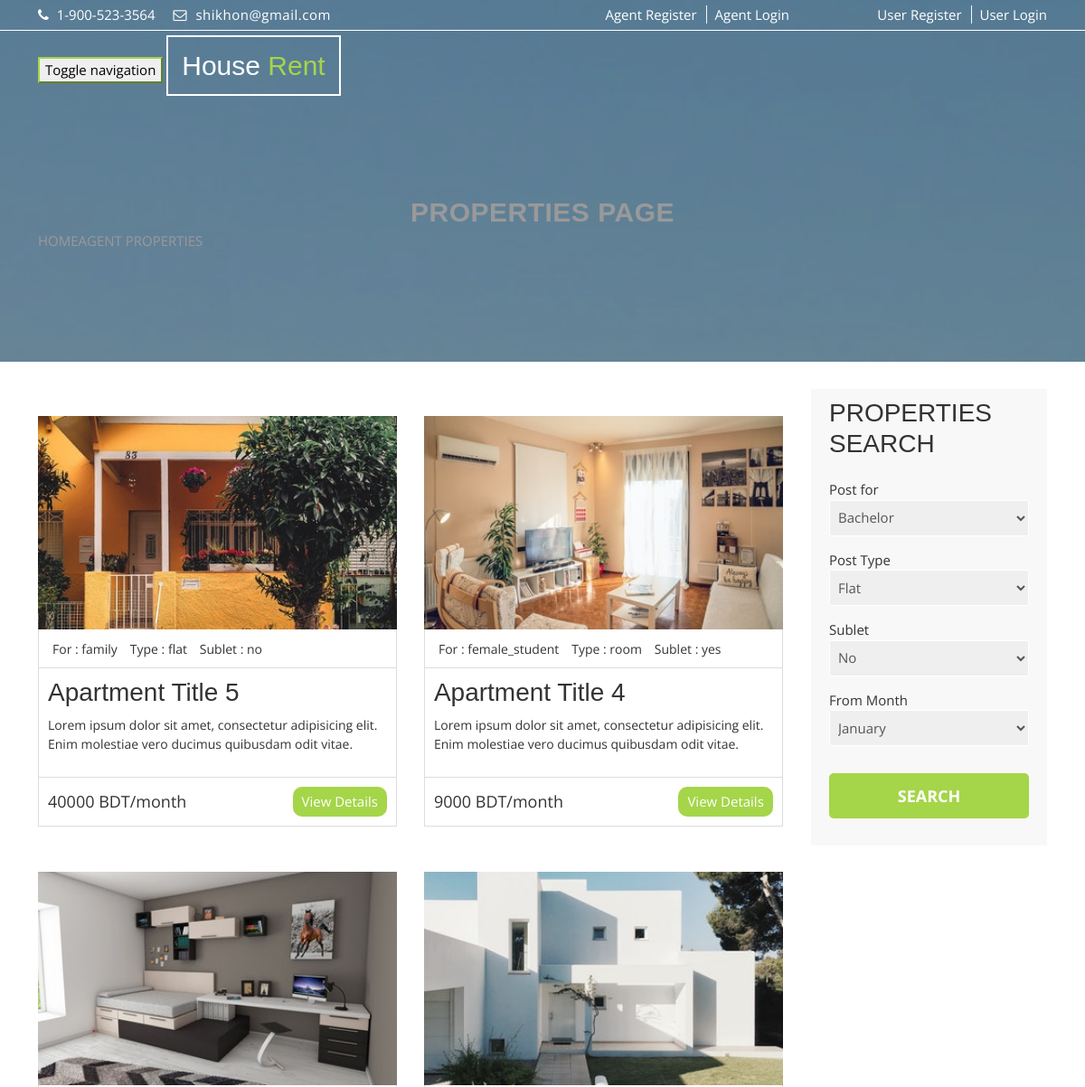
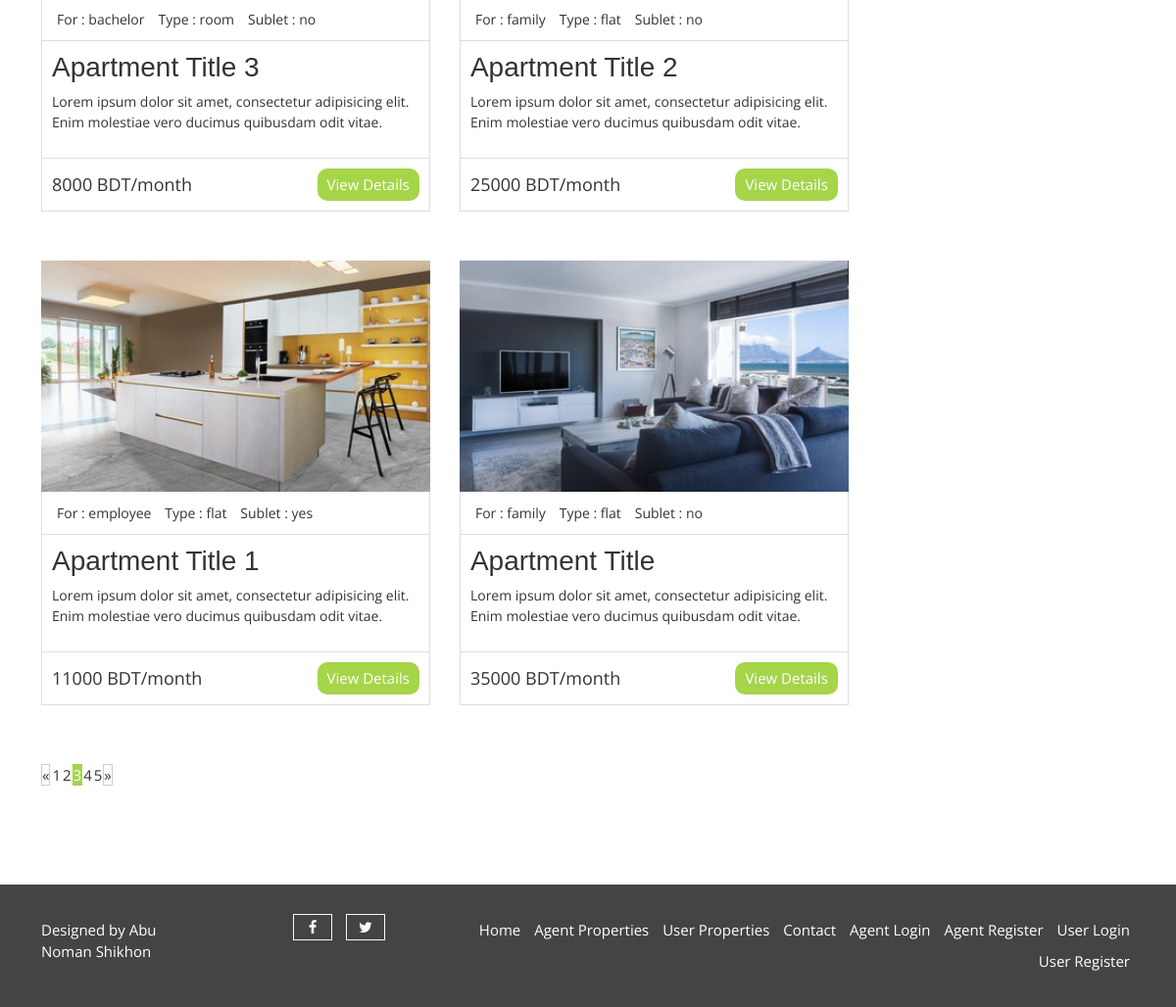
/properties.php, run on the app's committed database (2 pictures, top to bottom).
### tables this page shows
CREATE TABLE `create_post` (
  `post_id` int(11) NOT NULL,
  `post_title` varchar(255) DEFAULT NULL,
  `post_description` text DEFAULT NULL,
  `post_image` varchar(355) DEFAULT NULL,
  `post_category` varchar(255) DEFAULT NULL,
  `post_type` varchar(255) DEFAULT NULL,
  `sublet` varchar(255) DEFAULT NULL,
  `month` varchar(255) DEFAULT NULL,
  `district` varchar(255) DEFAULT NULL,
  `area_name` varchar(255) DEFAULT NULL,
  `address` varchar(255) DEFAULT NULL,
  `price` int(255) DEFAULT NULL,
  `negotiable` varchar(255) DEFAULT NULL,
  `agent_id` int(13) NOT NULL
);

### properties.php (the view, shortened to what this page needs)
<?php include_once ("database.php")?>
<html lang="en">
  <head>
    <link href="css/font-awesome.css" rel="stylesheet">
    <link href="css/bootstrap.css" rel="stylesheet">
    <link rel="stylesheet" type="text/css" href="css/slick.css">
    <link rel="stylesheet" type="text/css" href="css/nouislider.css">
    <link rel="stylesheet" href="css/jquery.fancybox.css" type="text/css" media="screen" />
    <link id="switcher" href="css/theme-color/bridge-theme.css" rel="stylesheet">
    <link href="css/style.css" rel="stylesheet">
  </head>
  <body class="aa-price-range">
  <header id="aa-header">
    <div class="container">
      <div class="row">
        <div class="col-md-12">
          <div class="aa-header-area">
            <div class="row">
              <div class="col-md-6 col-sm-6 col-xs-6">
                <div class="aa-header-left">
                  <div class="aa-telephone-no">
                    <span class="fa fa-phone"></span>
                    1-900-523-3564
                  </div>
                  <div class="aa-email hidden-xs">
                    <span class="fa fa-envelope-o"></span> shikhon@gmail.com
                  </div>
                </div>
              </div>
              <div class="col-md-3 col-sm-3 col-xs-3">
                <div class="aa-header-right">
                  <a href="register.html" class="aa-register">Agent Register</a>
                  <a href="signin.html" class="aa-login">Agent Login</a>
                </div>
              </div>
                <div class="col-md-3 col-sm-3 col-xs-3">
                    <div class="aa-header-right">
                        <a href="user_register.html" class="aa-register">User Register</a>
                        <a href="user_signin.html" class="aa-login">User Login</a>
                    </div>
                </div>
            </div>
          </div>
        </div>
      </div>
    </div>
  </header>
  <section id="aa-menu-area">
    <nav class="navbar navbar-default main-navbar" role="navigation">
      <div class="container">
        <div class="navbar-header">
          <button type="button" class="navbar-toggle collapsed" data-toggle="collapse" data-target="#navbar" aria-expanded="false" aria-controls="navbar">
            <span class="sr-only">Toggle navigation</span>
          </button>
          <a class="navbar-brand aa-logo" href="index.php"> House <span>Rent</span></a>
        </div>
      </div>
    </nav>
  </section>
  <section id="aa-property-header">
    <div class="container">
      <div class="row">
        <div class="col-md-12">
          <div class="aa-property-header-inner">
            <h2>Properties Page</h2>
            <ol class="breadcrumb">
            <li><a href="index.php">HOME</a></li>
            <li class="active">AGENT PROPERTIES</li>
          </ol>
          </div>
        </div>
      </div>
    </div>
  </section>
  <section id="aa-properties">
    <div class="container">
      <div class="row">
        <div class="col-md-9">
          <div class="aa-properties-content">
            <div class="aa-properties-content-body">
              <ul class="aa-properties-nav">
                  <?php
                  $query = "SELECT * FROM `create_post` ORDER BY `post_id` DESC ";
                  $posts = mysqli_query($con,$query);
                  while ($row = mysqli_fetch_array($posts)){
                  ?>
                <li>
                  <article class="aa-properties-item">
                    <a class="aa-properties-item-img" href="properties-detail.php?id=<?php echo $row['post_id']?>">
                      <img alt="img" src="post_image/<?php echo $row['post_image']?>">
                    </a>
                    <div class="aa-properties-item-content">
                      <div class="aa-properties-info">
                        <span>For : <?php echo $row['post_category'] ?></span>
                        <span>Type : <?php echo $row['post_type'] ?></span>
                        <span>Sublet : <?php echo $row['sublet'] ?></span>
                      </div>
                      <div class="aa-properties-about">
                        <h3><a href="properties-detail.php?id=<?php echo $row['post_id']?>"><?php echo $row['post_title'] ?></a></h3>
                        <p><?php echo $row['post_description'] ?></p>
                      </div>
                      <div class="aa-properties-detial">
                        <span class="aa-price">
                          <?php echo $row['price'] ?> BDT/month
                        </span>
                          <a class="aa-secondary-btn" href="properties-detail.php?id=<?php echo $row['post_id']?>">View Details</a>
                      </div>
                    </div>
                  </article>
                </li>
                      <?php
                  }
                  ?>
              </ul>
            </div>
            <div class="aa-properties-content-bottom">
              <nav>
                <ul class="pagination">
                  <li>
                    <a href="#" aria-label="Previous">
                      <span aria-hidden="true">&laquo;</span>
                    </a>
                  </li>
                  <li><a href="#">1</a></li>
                  <li><a href="#">2</a></li>
                  <li class="active"><a href="#">3</a></li>
                  <li><a href="#">4</a></li>
                  <li><a href="#">5</a></li>
                  <li>
                    <a href="#" aria-label="Next">
                      <span aria-hidden="true">&raquo;</span>
                    </a>
                  </li>
                </ul>
              </nav>
            </div>
          </div>
        </div>
        <div class="col-md-3">
          <aside class="aa-properties-sidebar">
            <div class="aa-properties-single-sidebar">
              <h3>Properties Search</h3>
              <form action="search_agent_properties.php" method="get">
                <div class="aa-single-advance-search">
                    <label for="category">Post for </label>
                  <select id="category" name="category">
                      <option value="bachelor">Bachelor</option>
                  </select>
                </div>
                <div class="aa-single-advance-search">
                    <label for="post_type">Post Type </label>
                  <select id="type" name="type">
                      <option value="flat">Flat</option>
                  </select>
                </div>
                <div class="aa-single-advance-search">
                    <label for="sublet">Sublet </label>
                  <select id="sublet" name="sublet">>
                      <option value="no">No</option>
                  </select>
                </div>
                <div class="aa-single-advance-search">
                    <label for="month">From Month </label>
                  <select id="month" name="month">
                      <option value="january">January</option>
                  </select>
                </div>
                <div class="aa-single-advance-search">
                  <input type="submit" value="Search" class="aa-search-btn" name="search">
                </div>
              </form>
            </div>
          </aside>
        </div>
      </div>
    </div>
  </section>
  <footer id="aa-footer">
    <div class="container">
      <div class="row">
        <div class="col-md-12">
          <div class="aa-footer-area">
            <div class="row">
              <div class="col-md-2 col-sm-6 col-xs-12">
                <div class="aa-footer-left">
                  <p>Designed by Abu Noman Shikhon</p>
                </div>
              </div>
              <div class="col-md-2 col-sm-6 col-xs-12">
                <div class="aa-footer-middle">
                  <a href="#"><i class="fa fa-facebook"></i></a>
                  <a href="#"><i class="fa fa-twitter"></i></a>
                </div>
              </div>
              <div class="col-md-8 col-sm-12 col-xs-12">
                  <div class="aa-footer-right">
                      <a href="index.php">Home</a>
                      <a href="properties.php">Agent Properties</a>
                      <a href="user_properties.php">User Properties</a>
                      <a href="contact.html">Contact</a>
                      <a href="signin.html">Agent Login</a>
                      <a href="register.html">Agent Register</a>
                      <a href="user_signin.html">User Login</a>
                      <a href="user_register.html">User Register</a>
                  </div>
              </div>
            </div>
          </div>
        </div>
      </div>
    </div>
  </footer>
  </body>
</html>

### css/theme-color/bridge-theme.css (style rules this page uses)
h2 { color: #a5d549; }
.aa-secondary-btn { background-color: #a5d549; }
#aa-menu-area .main-navbar .navbar-header .aa-logo span { color: #a5d549; }
#aa-property-header .aa-property-header-inner .breadcrumb li.active { color: #a5d549; }
#aa-properties .aa-properties-sidebar .aa-properties-single-sidebar .aa-single-advance-search .aa-search-btn { background-color: #a5d549; }
.aa-properties-content-bottom .pagination .active a { background-color: #a5d549; }
.navbar-default .navbar-toggle { border-color: #a5d549; }

### data on the page
create_post: post_image (picture), post_category "family", post_type "flat", sublet "no", post_title "Apartment Title 5", post_description "Lorem ipsum dolor sit amet, consectetur adipisicing elit. Enim molestiae vero ducimus quibusdam odit vitae.", price "40000"
create_post: post_image (picture), post_category "female_student", post_type "room", sublet "yes", post_title "Apartment Title 4", post_description "Lorem ipsum dolor sit amet, consectetur adipisicing elit. Enim molestiae vero ducimus quibusdam odit vitae.", price "9000"
create_post: post_image (picture), post_category "bachelor", post_type "room", sublet "no", post_title "Apartment Title 3", post_description "Lorem ipsum dolor sit amet, consectetur adipisicing elit. Enim molestiae vero ducimus quibusdam odit vitae.", price "8000"
create_post: post_image (picture), post_category "family", post_type "flat", sublet "no", post_title "Apartment Title 2", post_description "Lorem ipsum dolor sit amet, consectetur adipisicing elit. Enim molestiae vero ducimus quibusdam odit vitae.", price "25000"
create_post: post_image (picture), post_category "employee", post_type "flat", sublet "yes", post_title "Apartment Title 1", post_description "Lorem ipsum dolor sit amet, consectetur adipisicing elit. Enim molestiae vero ducimus quibusdam odit vitae.", price "11000"
create_post: post_image (picture), post_category "family", post_type "flat", sublet "no", post_title "Apartment Title", post_description "Lorem ipsum dolor sit amet, consectetur adipisicing elit. Enim molestiae vero ducimus quibusdam odit vitae.", price "35000"
